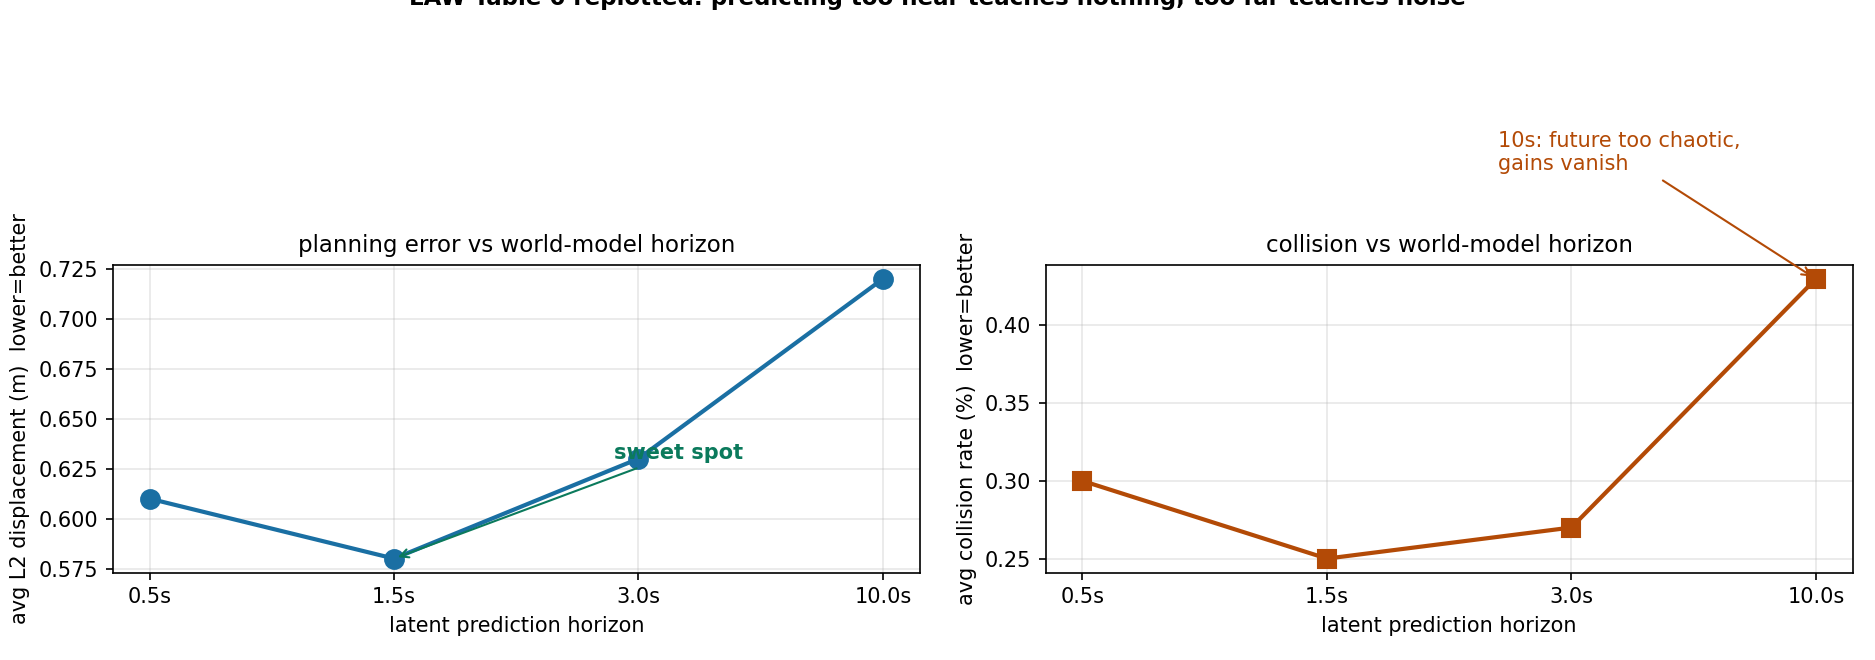

Generate this figure with Python:
"""LAW: replot of Table 6 - latent prediction horizon vs planning quality.

One figure, one idea: the self-supervision has a sweet spot. 0.5s ahead the
scene barely changes (nothing to learn); 1.5s is best; at 10s the future is
too unpredictable and the world-model term stops helping (worse than the
0.5s point on L2, collision back up). Data: LAW Table 6, nuScenes, avg over 1/2/3s.
"""
import matplotlib
matplotlib.use("Agg")
import matplotlib.pyplot as plt
import numpy as np

plt.rcParams["font.family"] = "DejaVu Sans"

horizons = ["0.5s", "1.5s", "3.0s", "10.0s"]
l2_avg = [0.61, 0.58, 0.63, 0.72]
coll_avg = [0.30, 0.25, 0.27, 0.43]
x = np.arange(len(horizons))

fig, axes = plt.subplots(1, 2, figsize=(12.5, 4.4), sharex=True)

ax = axes[0]
ax.plot(x, l2_avg, "o-", color="#1a6fa3", ms=9, lw=2)
ax.set_xticks(x); ax.set_xticklabels(horizons)
ax.set_ylabel("avg L2 displacement (m)  lower=better")
ax.set_xlabel("latent prediction horizon")
ax.set_title("planning error vs world-model horizon", fontsize=11)
ax.annotate("sweet spot", xy=(1, 0.58), xytext=(1.9, 0.63),
            arrowprops=dict(arrowstyle="->", color="#0b7a5c"), color="#0b7a5c", weight="bold", fontsize=10)
ax.grid(alpha=0.3)

ax = axes[1]
ax.plot(x, coll_avg, "s-", color="#b34a06", ms=9, lw=2)
ax.set_xticks(x); ax.set_xticklabels(horizons)
ax.set_ylabel("avg collision rate (%)  lower=better")
ax.set_xlabel("latent prediction horizon")
ax.set_title("collision vs world-model horizon", fontsize=11)
ax.annotate("10s: future too chaotic,\ngains vanish", xy=(3, 0.43), xytext=(1.7, 0.5),
            arrowprops=dict(arrowstyle="->", color="#b34a06"), color="#b34a06", fontsize=10)
ax.grid(alpha=0.3)

fig.suptitle("LAW Table 6 replotted: predicting too near teaches nothing, too far teaches noise",
             fontsize=11, weight="bold", y=1.02)
fig.tight_layout()
fig.savefig("/home/hatch/workspace/your_files/paper-xray-100/papers/051-WM-law/fig-horizon.png", dpi=150)
print("saved fig-horizon.png")
